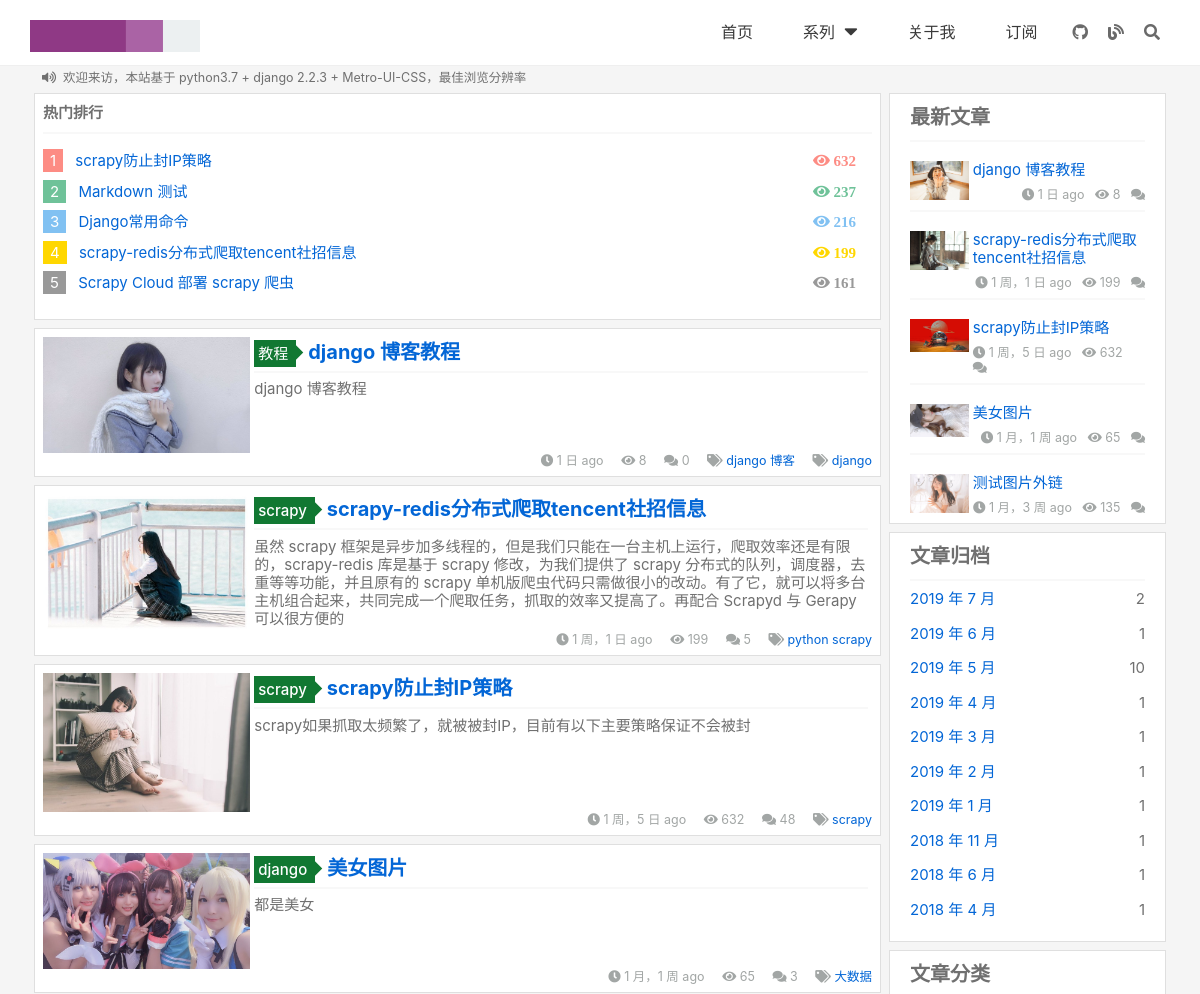
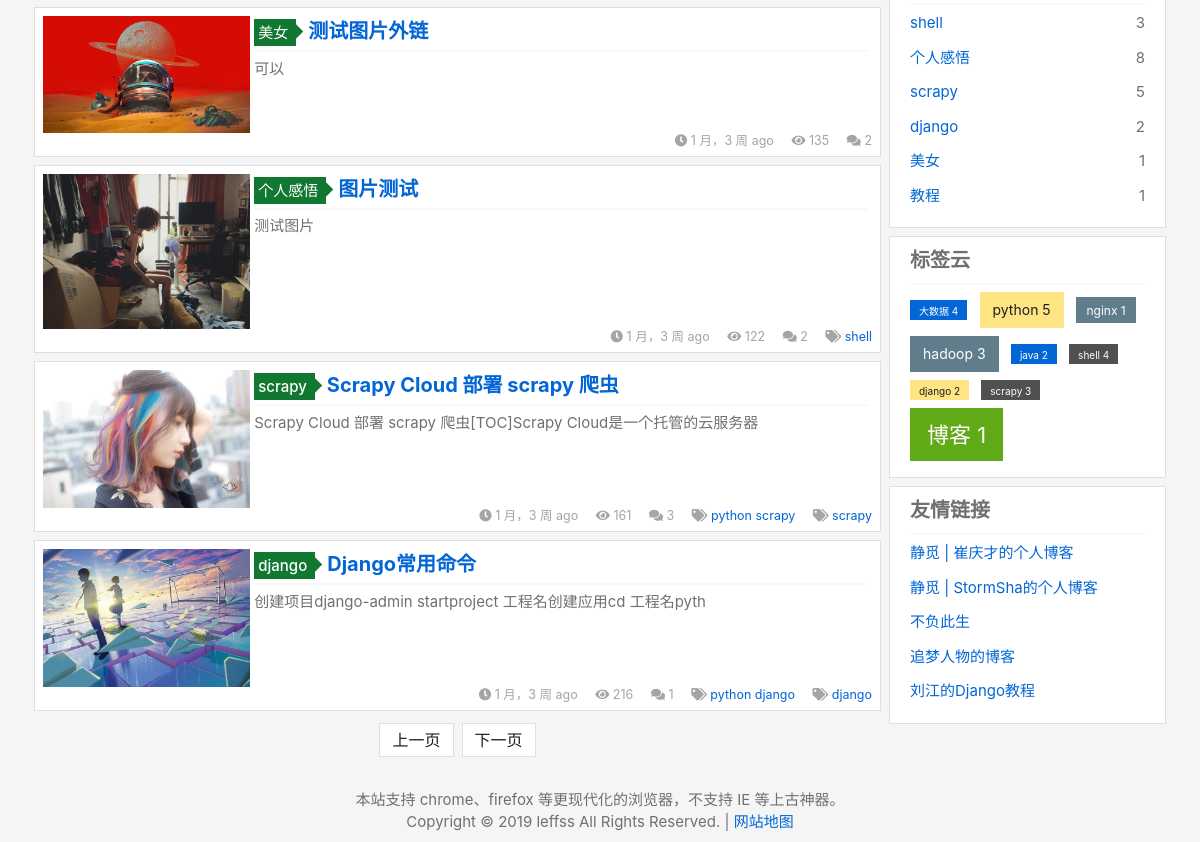
The page / on the database its author committed (2 pictures, top to bottom).
### blog/models.py (models this page shows, shortened)
class Notice(models.Model):
    STATUS_CHOICES = (
        ('0', '显示'),
        ('1', '不显示'),
    )
    content = models.CharField(max_length=100, unique=True, verbose_name='内容')
    add_time = models.DateTimeField(auto_now_add=True, verbose_name='添加时间')
    status = models.CharField(default=0, max_length=1, choices=STATUS_CHOICES, verbose_name='是否显示')
    class Meta:
        verbose_name = '公告'
        verbose_name_plural = '公告'
        ordering = ['-add_time']

class Post(models.Model):
    STATUS_CHOICES = (
        ('0', '发布'),
        ('1', '存稿'),
    )
    CATEGORYS_CHOICES = (
        ('0', '原创'),
        ('1', '转载'),
    )
    COMMENT_CHOICES = (
        (0, '可评论'),
        (1, '不可评论'),
    )
    title = models.CharField(max_length=70, verbose_name='标题', unique=True)
    body = MDTextField(verbose_name='内容')
    created_time = models.DateTimeField(auto_now_add=True, verbose_name='添加时间')
    modified_time = models.DateTimeField(auto_now=True, verbose_name='修改时间')
    excerpt = models.CharField(max_length=200, blank=True, verbose_name='预览', help_text='可为空')
    category = models.ForeignKey(Category, verbose_name='分类', on_delete=models.CASCADE)
    tags = models.ManyToManyField(Tag, blank=True, verbose_name='标签')
    author = models.ForeignKey(User, verbose_name='作者', on_delete=models.CASCADE)
    views = models.PositiveIntegerField(default=0, editable=False, verbose_name='阅读量')
    status = models.CharField(default=0, max_length=1, choices=STATUS_CHOICES, verbose_name='状态')      # 发布状态
    categorys = models.CharField(default=0, max_length=1, choices=CATEGORYS_CHOICES, verbose_name='类型')
    series = models.ForeignKey(Series, verbose_name='系列', null=True, blank=True, help_text='可为空', on_delete=models.CASCADE)        # 系列
    comment_status = models.SmallIntegerField(default=0, choices=COMMENT_CHOICES, verbose_name='评论状态')      # 评论状态
    def colored_status(self):   # 自定义字段在admin后台显示
        if self.status == '1':
            color_code = 'red'
            return format_html('<span style="color: {};">{}</span>', color_code, '存稿')
        else:
            return format_html('<span>{}</span>', '发布')
    colored_status.short_description = "状态"
    colored_status.admin_order_field = 'created_time'   # 排序字段
    def get_absolute_url(self):
        return reverse('blog:detail', kwargs={'pk': self.pk})
    class Meta:
        verbose_name = '文章'
        verbose_name_plural = '文章'
        ordering = ['-created_time']

class Base(models.Model):   # 基类模型
    name = models.CharField(max_length=32, unique=True, verbose_name='名称')
    created_time = models.DateTimeField(auto_now_add=True, verbose_name='添加时间')
    class Meta:
        abstract = True
        ordering = ['-created_time']

class Category(Base):
    class Meta:
        verbose_name = '文章分类'
        verbose_name_plural = '文章分类'

class Tag(Base):
    class Meta:
        verbose_name = '文章标签'
        verbose_name_plural = '文章标签'

class Series(Base):
    class Meta:
        verbose_name = '文章系列'
        verbose_name_plural = '文章系列'    # 复数形式

class Link(Base):
    url = models.URLField(unique=True, verbose_name='地址URL')
    description = models.CharField(max_length=255, default='没有添加描述', verbose_name='描述')
    class Meta:
        verbose_name = '友情链接'
        verbose_name_plural = '友情链接'

### blog/views.py (the view)
# urls.py: url(r'^$', views.IndexView.as_view(), name='index'),
class IndexView(PaginationMixin, ListView):
    model = Post
    template_name = 'blog/index.html'
    context_object_name = 'post_list'
    try:
        pages = Setting.objects.get().pages
    except BaseException:
        pages = 5
    paginate_by = pages
    def get_queryset(self):
        qs = super().get_queryset()  # 调用父类方法
        return qs.filter(status='0')

### templates/blog/index.html (shortened to what this page needs)
{% extends 'base.html' %}
{% load staticfiles %}
{% load blog_tags %}
{% load humanize %}
{% get_posts_pic as posts_pic %}
{% block main %}
<div class="container-fluid border bd-default p-2 bg-white article_list">
	<div><strong>热门排行</strong></div><hr>
	<ul class="unstyled-list article_list">
		{% get_pop_posts 5 as pop_post_list %}
		{% for post in pop_post_list %}
		<li class="mb-2">
			<span class="mr-2 text-white" style="padding: 2px 7px;background-color: {{ post.bg_color }};color: #fff;">{{ forloop.counter }}</span>
			<a href="{% url 'blog:detail' post.id %}" title="阅读全文" target="_blank">{{ post.title }}</a>
			<span class="float-right" style="color: {{ post.bg_color }};"><i class="fas fa-eye"> {{ post.views }}</i></span>
		</li>
		{% endfor%}
	</ul>
</div>
{% for post in post_list %}
<div class="container-fluid border bd-default mt-2 bg-white article_list">
	<div class="row p-2">
		<div class="cell-md-3 p-0">
			<a href="{{ post.get_absolute_url }}" title="阅读全文" target="_blank"><img class="article-pic" src="{% static 'blog/images/' %}{{ posts_pic | random }}" style="max-width:100%"></a>
		</div>
		<div class="cell-md-9 p-1">
			<h5 class="mt-0 ml-0 mr-0 mb-2">
				<span class="_cat mr-3 bg-lightgreen p-1">
					<span><a href="{% url 'blog:category' post.category.pk %}" class="text-white">{{ post.category.name }}</a></span>
					<div class="_info bg-lightgreen"></div>
				</span>
				<strong><a href="{{ post.get_absolute_url }}" title="阅读全文" target="_blank">{{ post.title }}</a></strong>
			</h5>
			<hr>
			<p class="mt-1">
				{{ post.excerpt|safe }}
			</p>
		</div>
		<div class="cell-md-12 p-0">
			<p class="d-flex flex-justify-end">
				<small class="text-gray">
					<i class="fas fa-clock"></i> {{ post.created_time | naturaltime }}&nbsp;&nbsp;&nbsp;&nbsp;
					<i class="fas fa-eye"></i> {{ post.views }}&nbsp;&nbsp;&nbsp;&nbsp;
					<i class="fas fa-comments"></i> {{ post.comment_set.count }}
					{%if post.tags.all %}
					&nbsp;&nbsp;&nbsp;&nbsp;<i class="fas fa-tags"></i>
					{% for tag in post.tags.all %}
					<a href="{% url 'blog:tag' tag.pk %}">{{ tag.name }} </a>
					{% endfor %}
					{% endif %}
					{%if post.series %}
					&nbsp;&nbsp;&nbsp;&nbsp;<i class="fas fa-tags"></i>
					<a href="{% url 'blog:series' post.series.pk %}">{{ post.series.name }} </a>
					{% endif %}
				</small>
			</p>
		</div>
	</div>
</div>
{% empty %}
<div class="container-fluid border bd-default mt-2 bg-white article_list p-2">
	<div><strong>暂无文章</strong></div>
</div>
{% endfor %}
<div class="article_list">
	<ul class="pagination primary mt-2 flex-justify-center">
	{% if is_paginated %}
		{% if page_obj.has_previous %}
			<li class="page-item"><a class="page-link" href="?{{ page_obj.previous_page_number.querystring }}">上一页</a></li>
		{% else %}
			<li class="page-item no-hover"><a class="page-link">上一页</a></li>
		{% endif %}
		{% if page_obj.has_next %}
			<li class="page-item"><a class="page-link" href="?{{ page_obj.next_page_number.querystring }}">下一页</a></li>
		{% else %}
			<li class="page-item no-hover"><a class="page-link">下一页</a></li>
		{% endif %}
	{% else %}
		<li class="page-item no-hover"><a class="page-link">上一页</a></li>
		<li class="page-item active no-link"><a class="page-link" href="#">1</a></li>
		<li class="page-item no-hover"><a class="page-link">下一页</a></li>
	{% endif %}
	</ul>
</div>
{% endblock main %}

### templates/base.html (shortened to what this page needs)
{% load staticfiles %}
{% load blog_tags %}
{% load humanize %}
{% get_posts_pic as posts_pic %}
<!DOCTYPE html>
<html lang="en">
<head>
	<link href="{% static 'blog/css/highlights/github.css' %}" rel="stylesheet">
	<link href="{% static 'blog/css/metro-all.min.css' %}" rel="stylesheet">
	<link href="{% static 'blog/css/markdown/simple.css' %}" rel="stylesheet">
	<link rel="stylesheet" href="//use.fontawesome.com/releases/v5.8.2/css/all.css">
	<link href="{% static 'blog/css/coreNavigation-1.1.3.min.css' %}" rel="stylesheet">
	<link href="//cdn.bootcss.com/animate.css/3.5.2/animate.min.css" rel="stylesheet">
	<link href="{% static 'blog/css/iziModal.min.css' %}" rel="stylesheet">
	<link href="{% static 'blog/css/custom.css' %}" rel="stylesheet">
</head>
<body>
	<body class="bg-whitesmoke">
		<nav hidden class="header--fixed article_list" id="header">
			<div class="nav-header">
				<a href="/" class="brand">
					<img src="{% static 'blog/images/logo.svg' %}" title="做一个有内涵的Copier"/>
				</a>
			</div>
			<ul class="menu">
				<li><a class="text-white" href="/">首页</a></li>
				<li class="dropdown">
					<a class="text-white" href="#">系列&nbsp;&nbsp;<i class="fas fa-caret-down fa-lg"></i></a>
						{% get_series as series_list %}
				</li>
				<li class="megamenu">
					<a class="text-white" href="#" id="about">关于我</a>
				</li>
				<li><a class="text-white" href="{% url 'rss' %}" target="_blank">订阅</a></li>
			</ul>
			<ul class="attributes">
				<li><a class="text-white" href="https://github.com/leffss" title="我的github" target="_blank"><span class="fab fa-github"></span></a></li>
				<li><a class="text-white" href="https://www.cnblogs.com/leffss" title="我的cnblogs" target="_blank"><span class="fas fa-blog"></span></a></li>
				<li><a href="#" class="toggle-search-top" title="搜索"><span class="fas fa-search"></span></a></li>
			</ul>
		</nav>
		<div class="container article_list" style="padding-top:65px;">
			<div class="row">
				<div class="cell-6">
					<small>
						<ul class="newsticker p-0 ml-0 mr-0 mb-0 mt-1">
							{% get_notice as notice_list %}
							{% for notice in notice_list %}
							<li><i class="fas fa-volume-up" title="公告"></i>&nbsp;&nbsp;{{ notice.content|safe }}</li>
							{% empty %}
							<li> </li>
							{% endfor %}
						</ul>
					</small>
				</div>
				<div class="cell-6 text-right">
				</div>
			</div>
		</div>
		<div class="container">
			<div class="row">
				<div class="cell-sm-12 cell-md-12 cell-lg-12 cell-xl-9 p-1">
				{% block main %}
				{% endblock main %}
				</div>
				<div class="cell-xl-3 p-1 d-none d-block-xl">
					{% block news %}
					<div id="element">
						<div class="container-fluid border bd-default bg-white article_list">
							<div class="row p-2 m-0" >
								<div class="cell-md-full p-0">
									<h5 class="mt-1 mb-1 ml-0 mr-0"><strong>最新文章</strong></h5>
								</div>
								{% get_recent_posts as recent_post_list %}
								{% for post in recent_post_list %}
								<div class="cell-md-12 mb-3 p-0">
									<hr>
								</div>
								<div class="cell-md-3 p-0">
									<a href="{{ post.get_absolute_url  }}" title="阅读全文" target="_blank"><img class="article-pic" src="{% static 'blog/images/' %}{{ posts_pic | random }}" style="max-width:100%"><a>
								</div>
								<div class="cell-md-9 pl-1 pt-0 pb-0 pr-0">
									<p class="m-0"><a href="{% url 'blog:detail' post.id %}" title="阅读全文" target="_blank">{{ post.title }}</a></p>
									<p class="d-flex flex-justify-end mt-2 ml-0 mr-0 mt-0">
										<small class="text-gray">
											<i class="fas fa-clock"></i> {{ post.created_time | naturaltime }}&nbsp;&nbsp;
											<i class="fas fa-eye"></i> {{ post.views }}&nbsp;&nbsp;
											<i class="fas fa-comments"></i> {{ post.comment_nums }}
										</small>
									</p>
								</div>
								{% endfor %}
							</div>
						</div>
					</div>
					{% endblock news %}
					<div class="container-fluid border bd-default bg-white mt-2 article_list">
						<div class="row p-2 m-0">
							<div class="cell-md-full p-0">
								<h5 class="mt-1 mb-1 ml-0 mr-0"><strong>文章归档</strong></h5>
							</div>
							<div class="cell-md-12 p-0">
								<hr>
							</div>
							{% archives as date_list %}
							{% for date in date_list %}
							<div class="cell-md-12 mb-3 p-0">
								<a href="{% url 'blog:archives' date.year date.month %}">{{ date.year }} 年 {{ date.month }} 月</a>
								{% archives_date date.year date.month as archives_conut %}
								<span class="float-right">{{ archives_conut }}</span>
							</div>
							{% endfor %}
						</div>
					</div>
					<div class="container-fluid border bd-default bg-white mt-2 article_list">
						<div class="row p-2 m-0">
							<div class="cell-md-full p-0">
								<h5 class="mt-1 mb-1 ml-0 mr-0"><strong>文章分类</strong></h5>
							</div>
							<div class="cell-md-12 p-0">
								<hr>
							</div>
							{% get_categories as category_list %}
							{% for category in category_list %}
							<div class="cell-md-12 mb-3 p-0">
								<a href="{% url 'blog:category' category.pk %}">{{ category.name }}</a>
								<span class="float-right">{{ category.num_posts }}</span>
							</div>
							{% endfor %}
						</div>
					</div>
					<div class="container-fluid border bd-default bg-white mt-2 article_list">
						<div class="row p-2 m-0">
							<div class="cell-md-full p-0">
								<h5 class="mt-1 mb-1 ml-0 mr-0"><strong>标签云</strong></h5>
							</div>
							<div class="cell-md-12 p-0">
								<hr>
							</div>
							<div class="cell-md-12 p-0">
								{% get_tags as tag_list %}
								{% for tag in tag_list %}
								<a class="button {{ tag.bg_color }} {{ tag.size }} mr-2 mb-2 tags" href="{% url 'blog:tag' tag.id %}">{{ tag.name }} {{ tag.num_posts }}</a>
								{% endfor %}
							</div>
						</div>
					</div>
					<div class="container-fluid border bd-default bg-white mt-2 article_list" id="last">
						<div class="row p-2 m-0">
							<div class="cell-md-full p-0">
								<h5 class="mt-1 mb-1 ml-0 mr-0"><strong>友情链接</strong></h5>
							</div>
							<div class="cell-md-12 p-0">
								<hr>
							</div>
							{% get_link as link_list %}
							{% for link in link_list %}
							<div class="cell-md-12 mb-3 p-0">
								<a href="{{ link.url }}" target="_blank">{{ link.name }}</a>
							</div>
							{% endfor %}
						</div>
					</div>
				</div>
			</div>
		</div>
		<div class="mt-2 mb-2 article_list">
			<div class="d-flex flex-justify-center">本站支持 chrome、firefox 等更现代化的浏览器，不支持 IE 等上古神器。</div>
			<div class="d-flex flex-justify-center">Copyright © 2019 leffss All Rights Reserved.&nbsp;|&nbsp;<a href="/sitemap.xml" target="_blank">网站地图</a></div>
		</div>
	</body>
</html>

### rows shown on the page
Notice: content "欢迎来访，本站基于 python3.7 + django 2.2.3 + Metro-UI-CSS，最佳浏览分辨率…"
Post: title "scrapy防止封IP策略", views "632", shows a picture, category.name "scrapy", excerpt "scrapy如果抓取太频繁了，就被被封IP，目前有以下主要策略保证不会被封", created_time "1 周，5 日 ago", comment_set.count "48"
Post: title "Markdown 测试", views "237"
Post: title "Django常用命令", views "216", shows a picture, category.name "django", excerpt "创建项目django-admin startproject 工程名创建应用cd 工程名pyth", created_time "1 月，3 周 ago", comment_set.count "1", series.name "django"
Post: title "scrapy-redis分布式爬取tencent社招信息", views "199", shows a picture, category.name "scrapy", excerpt "虽然 scrapy 框架是异步加多线程的，但是我们只能在一台主机上运行，爬取效率还是有限的，scrapy-redis 库是基于 scrapy 修改，为我们提供了 scrapy 分布式的队列，调度器，去重等等功能，并且原有的 scrapy 单机版爬虫代码只需做很小的改动。有了它，就可以将多台主机组合起来，共同完成一个爬取任务，抓取的效率又提高了。再配合 Scrapyd 与 Gerapy 可以很方便的", created_time "1 周，1 日 ago", comment_set.count "5"
Post: title "Scrapy Cloud 部署 scrapy 爬虫", views "161", shows a picture, category.name "scrapy", excerpt "Scrapy Cloud 部署 scrapy 爬虫[TOC]Scrapy Cloud是一个托管的云服务器", created_time "1 月，3 周 ago", comment_set.count "3", series.name "scrapy"
Post: shows a picture, category.name "教程", title "django 博客教程", excerpt "django 博客教程", created_time "1 日 ago", views "8", comment_set.count "0", series.name "django"
Tag: name "django"
Tag: name "博客"
Tag: name "python"
Tag: name "scrapy"
Post: shows a picture, category.name "django", title "美女图片", excerpt "都是美女", created_time "1 月，1 周 ago", views "65", comment_set.count "3"
Tag: name "大数据"
Post: shows a picture, category.name "美女", title "测试图片外链", excerpt "可以", created_time "1 月，3 周 ago", views "135", comment_set.count "2"
Post: shows a picture, category.name "个人感悟", title "图片测试", excerpt "测试图片", created_time "1 月，3 周 ago", views "122", comment_set.count "2"
Tag: name "shell"
Category: name "shell", num_posts "3"
Category: name "个人感悟", num_posts "8"
Category: name "scrapy", num_posts "5", num_posts "3"
Category: name "django", num_posts "2"
Category: name "美女", num_posts "1"
Category: name "教程", num_posts "1"
Series: name "django", num_posts "2"
Link: name "静觅 | 崔庆才的个人博客"
Link: name "静觅 | StormSha的个人博客"
Link: name "不负此生"
Link: name "追梦人物的博客"
Link: name "刘江的Django教程"

### other values the page prints
{{ date.year }} "2019" "2019" "2019" "2019" "2019" "2019" "2019" "2018" "2018" "2018"
{{ date.month }} "7" "6" "5" "4" "3" "2" "1" "11" "6" "4"
{{ archives_conut }} "2" "1" "10" "1" "1" "1" "1" "1" "1" "1"
{{ tag.name }} "大数据" "python" "nginx" "hadoop" "java" "shell" "博客"
{{ tag.num_posts }} "4" "5" "1" "3" "2" "4" "1"
